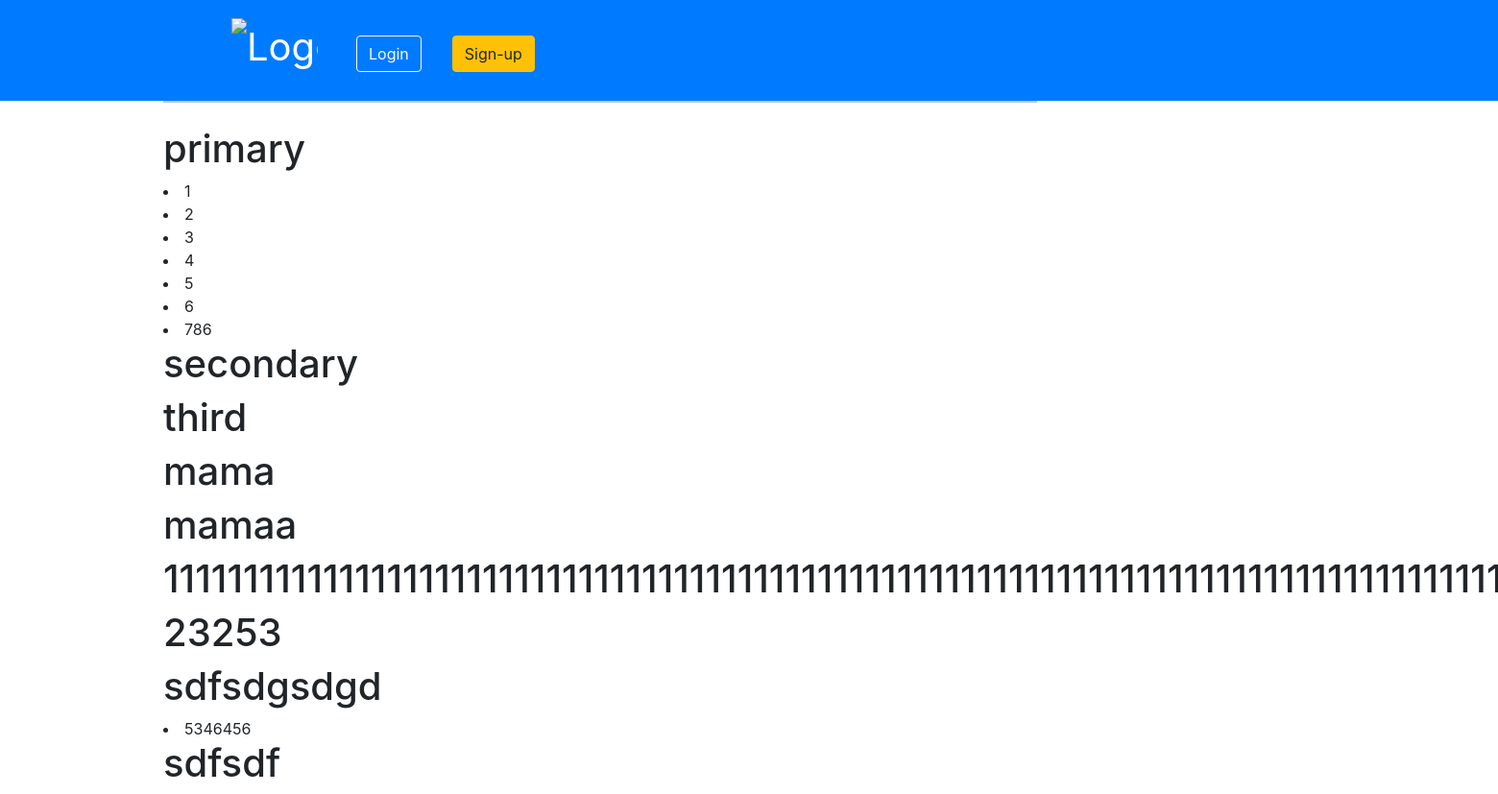
The page /list/ on the database as committed earlier.
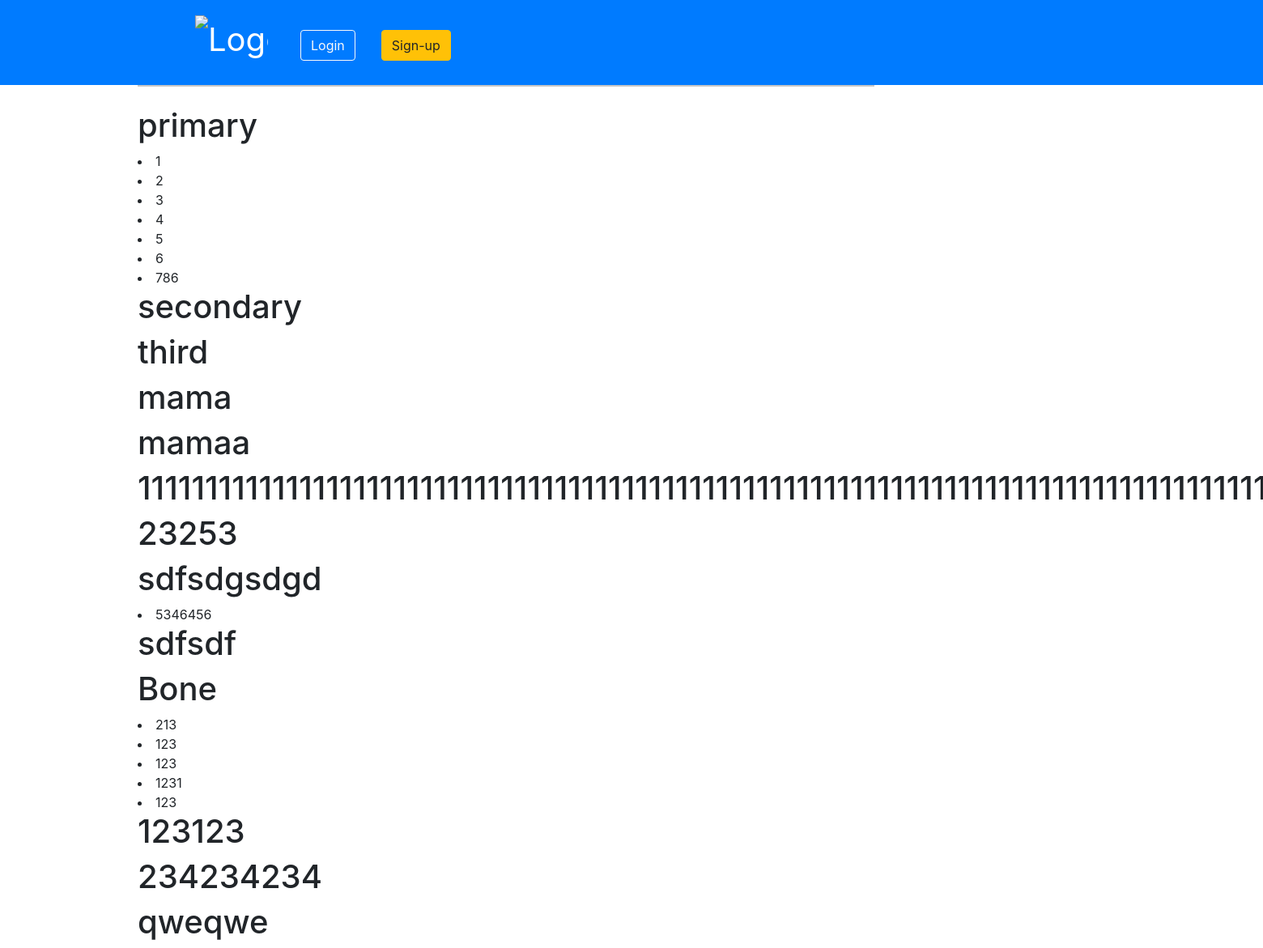
The same page on the database as committed later.
### main/models.py (models this page shows, shortened)
class TypesList(models.Model):
    name = models.CharField(max_length=1000)

class Type(models.Model):
    typeslist = models.ForeignKey(TypesList, on_delete=models.CASCADE)
    typing = models.CharField(max_length=1000)
    winner = models.BooleanField()

### main/views.py (the view)
# urls.py: path("list/",views.list, name="list"),
def list(response):
    ls = TypesList.objects.all()
    return render(response, "main/list.html", {"ls":ls})

### main/templates/main/list.html (shortened to what this page needs)
{% extends "main/base.html" %}
{% block content %}
{% for element in ls %}
<h1>{{element.name}}</h1>
<u1>
{% for type in element.type_set.all %}
    <li>{{type.typing}}</li>
{% endfor %}
</u1>
{% endfor %}
{% endblock %}

### main/templates/main/base.html (shortened to what this page needs)
<!doctype html>
<html>
    <nav class="navbar navbar-dark bg-primary">
        <div class="container d-flex flex-wrap">
            <ul class="nav me-auto align-items-center justify-content-left">
                <li class="nav-item">
                <a class="navbar-brand" href="#">
                <img src="https://www.lotto.pl/cdn/2b905a22797b642209815161ab7dae73.svg" alt="Logo" width="90" height="72" class="d-inline-block align-text-top">
                </a>
                </li>
              <li class="nav-item"><a href="login"><button type="button" class="btn btn-outline-light me-2">Login</button></a></li>
              <li class="nav-item"><a href="signup"><button type="button" class="btn btn-warning">Sign-up</button></a></li>
            </ul>
          </div>
      </nav>
    <head>
        <link href="https://cdn.jsdelivr.net/npm/bootstrap@5.0.0-alpha3/dist/css/bootstrap.min.css" rel="stylesheet">
        <link rel="stylesheet" href="https://cdnjs.cloudflare.com/ajax/libs/bootstrap-datepicker/1.9.0/css/bootstrap-datepicker.min.css">
        <link rel="stylesheet" href="https://cdnjs.cloudflare.com/ajax/libs/font-awesome/4.7.0/css/font-awesome.min.css">
        <link rel="stylesheet" href="https://cdn.jsdelivr.net/npm/bootstrap@4.3.1/dist/css/bootstrap.min.css">
    </head>
<body>
    <div id="content", name="content", class="main">
        <div class="row justify-content-left">
            <div class="col-8">
                <hr class="mt-0 mb-4">
                    {% block content %}
                    {% endblock %}
            </div>
        </div>
    </div>
</body>
</html>
</body>
</html>

### main/templates/main/base.html (style rules this page uses)
.navbar a { padding:6px 8px 6px 16px; text-decoration: none; font-size:40px; color: #818181; display:block; }
.main { margin-left:160px; padding: 0px 10px; }

Rows that differ between the two databases and show on the page:
added TypesList: name "Bone"
added Type: typing "213", shown under "Bone"
added Type: typing "123", shown under "Bone"
added Type: typing "123", shown under "Bone"
added Type: typing "1231", shown under "Bone"
added Type: typing "123", shown under "Bone"
added TypesList: name "123123"
added TypesList: name "234234234"
added TypesList: name "qweqwe"
